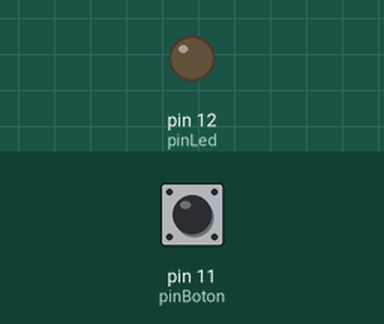
Recording of a sketch running on a simulated Arduino Uno, built with avr-gcc and run on an emulated ATmega328P. On the bench: output pins drawn as LEDs (lit = HIGH). The test bench sets the inputs (shaded band); at power-on: pin 11 (pinBoton) HIGH.

Above: at 1.8 s.
1.9 s: pin 11 (pinBoton) pulled LOW for 0.6 s
At 2.4 s:
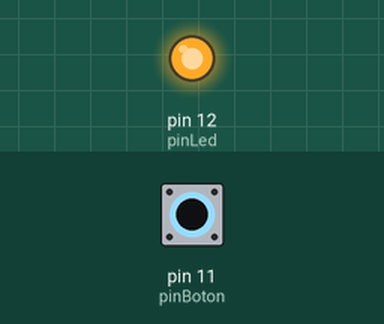
4.0 s: pin 11 (pinBoton) pulled LOW for 3.2 s
At 8.2 s:
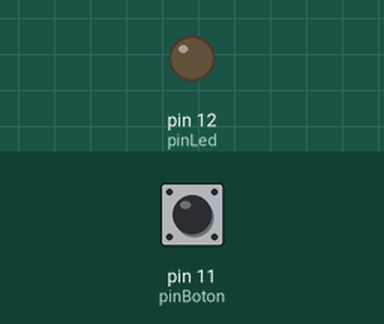
Timing chart, 0 to 9.7 s (numbered marks = the images above; inputs shaded):
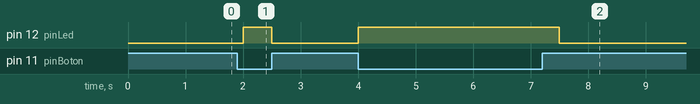

Measured:
- after the input at 1.9 s, pin 12 (pinLed): LOW → HIGH after 0.10 s, → LOW 0.50 s later
- after the input at 4.0 s, pin 12 (pinLed): LOW → HIGH at once, → LOW 3.5 s later

The sketch:

LED_y_Boton.ino
```cpp
//Encendido de un LED mediante un botón

int pinLed = 12;    //Le damos nombre a nuestro Led
int pinBoton = 11;  //Le damos un nombre a nuestro boton
int Boton;          //Variable para guardar el valor del boton

void setup() {
  pinMode(pinLed, OUTPUT);  //El led va a ser salida
  pinMode(pinBoton, INPUT); //El botón va a ser entrada

  Serial.begin(9600);
}

void loop() {                     //Modificar los valores de los delay
  Boton = digitalRead(pinBoton);  //Guardamos el valor del boton (Pulsado o no)
  if (Boton == 0) {               //Si está pulsado encendemos el LED
    digitalWrite(pinLed, HIGH);   //LED encendido
    delay(500);                   //Esperamos 0.500 segundos
  }

  else {                          //Si no está pulsado apagamos el LED
    digitalWrite(pinLed, LOW);    //LED apagado
    delay(500);                   //Esperamos 0.500 segundos
  }
}
```
